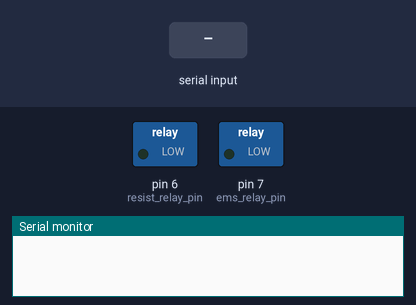
The sketch below on a simulated Arduino Uno, built with avr-gcc and run on an emulated ATmega328P. Shown: switched loads named in the sketch (green lamp = pin HIGH), the last lines printed to the serial monitor. Inputs (shaded band) come from the test bench.

Above: at 1.2 s.
1.3 s: "e" received over Serial
At 1.6 s:
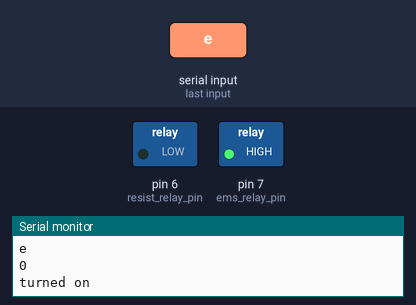
2.8 s: "r" received over Serial
At 3.9 s:
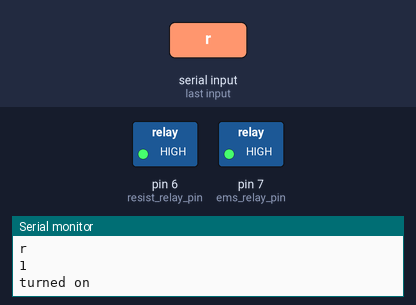
4.3 s: "e" received over Serial
At 5.1 s:
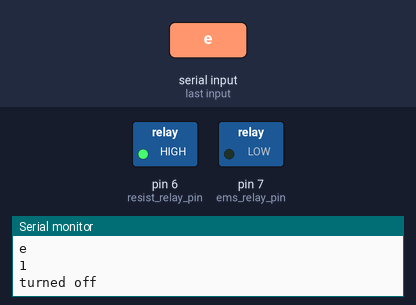
Timing chart, 0 to 7.3 s (numbered marks = the images above; inputs shaded):
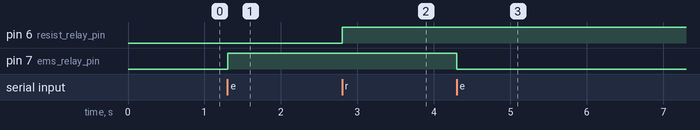

Measured:
- after the input at 1.3 s, pin 7 (ems_relay_pin): LOW → HIGH at once
- after the input at 2.8 s, pin 6 (resist_relay_pin): LOW → HIGH at once
- after the input at 4.3 s, pin 7 (ems_relay_pin): HIGH → LOW at once

The sketch:

serial_arduino.ino
```cpp
int ems_relay_pin = 7;
boolean EMS_STATE = false;

int resist_relay_pin = 6;
boolean RES_STATE = false;

String received;

void setup() {
  Serial.begin(9600);
  Serial.setTimeout(1);
  pinMode(ems_relay_pin, OUTPUT);
  pinMode(resist_relay_pin, OUTPUT);
}

void loop() {
  if (Serial.available() > 0) {

    received = Serial.readString();
    Serial.println(received);
    Serial.println(EMS_STATE);

    if (received == "e" and EMS_STATE == true) {
      digitalWrite(ems_relay_pin, LOW);
      EMS_STATE = false;
      Serial.println("turned off");
    }
    else if (received == "e" and EMS_STATE == false) {
      digitalWrite(ems_relay_pin, HIGH);
      EMS_STATE = true;
      Serial.println("turned on");
    }

    if (received == "r" and RES_STATE == true) {
      digitalWrite(resist_relay_pin , LOW);
      RES_STATE = false;
      Serial.println("turned off");
    }
    else if (received == "r" and RES_STATE == false) {
      digitalWrite(resist_relay_pin , HIGH);
      RES_STATE = true;
      Serial.println("turned on");
    }


  }
}
```
